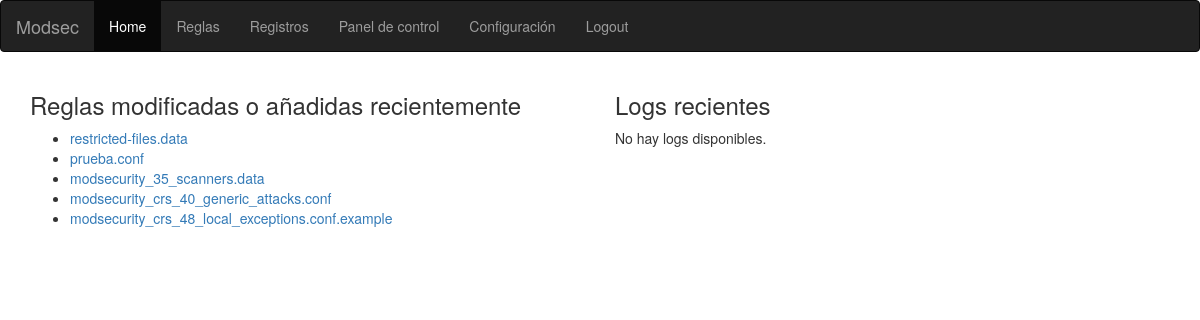
The page /modsec/ (signed in) on the database as committed earlier.
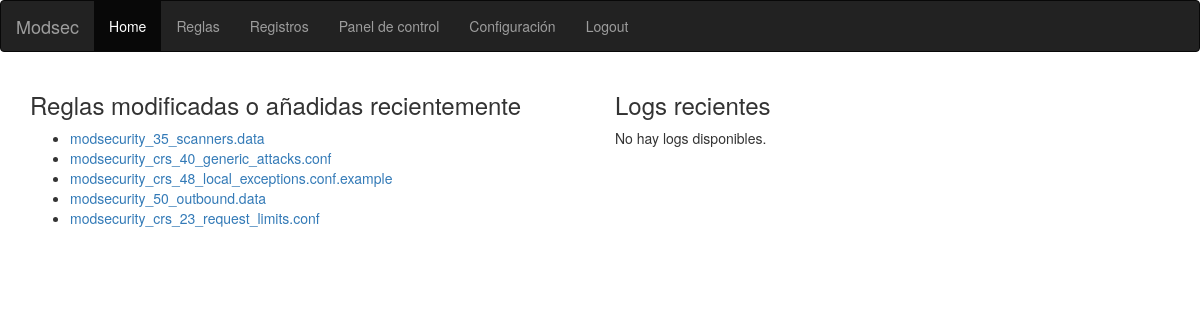
The same page on the database as committed later.
### modsec/models.py (models this page shows, shortened)
class Rule(models.Model):
    name= models.CharField(max_length=200)
    text= RichTextField(config_name='default',extra_plugins=['codesnippet'],)
    lastMod=models.DateTimeField(default=timezone.now)
    path=models.ForeignKey(Path,on_delete=models.CASCADE)

### modsec/views.py (the view)
@login_required(login_url='/modsec/login')
def index(request):
    ultimos_logs = Log.objects.order_by('-date')[:5]
    reglas_recientes= Rule.objects.order_by('-lastMod')[:5]
    aux ={'reglas_recientes': reglas_recientes,'ultimos_logs':ultimos_logs }
    return render(request, 'modsec/index.html', aux)

### modsec/templates/modsec/index.html (shortened to what this page needs)
<!DOCTYPE html>
<html lang="en">
<head>
  <link rel="stylesheet" href="https://maxcdn.bootstrapcdn.com/bootstrap/3.3.7/css/bootstrap.min.css">
</head>
<body>
<nav class="navbar navbar-inverse">
  <div class="container-fluid">
    <div class="navbar-header">
      <a class="navbar-brand" href="/modsec/">Modsec</a>
    </div>
    <ul class="nav navbar-nav">
      <li class="active"><a href="/modsec/">Home</a></li>
      <li><a href="/modsec/rules/">Reglas</a></li>
      <li><a href="/modsec/logs/">Registros</a></li>
      <li><a href="/modsec/dashboard/">Panel de control</a></li>
      <li><a href="/modsec/conf/">Configuración</a></li>
      <li><a href="/modsec/logout/">Logout</a></li>
    </ul>
  </div>
</nav>
<div class="container">
		<div class="row">
			<div class="col-sm-6">
				<h3>Reglas modificadas o añadidas recientemente</h3>
				{% if reglas_recientes %}
				    <ul>
				    {% for rule in reglas_recientes %}
				        <li><a href="/modsec/showRule/{{ rule.id }}/">{{ rule.name }}</a></li>
				    {% endfor %}
				    </ul>
				{% else %}
				    <p>No hay reglas.</p>
				{% endif %}
			</div>
			<div class="col-sm-6">
				<h3>Logs recientes</h3>
				{% if ultimos_logs %}
				    <ul>
				    {% for log in ultimos_logs %}
				        <li><a href="/modsec/showLog/{{ log.id }}/">{{ log.date }}</a></li>
				    {% endfor %}
				    </ul>
				{% else %}
				    <p>No hay logs disponibles.</p>
				{% endif %}
			</div>
		</div>
</div>
</body>
</html>

Rows that differ between the two databases and show on the page:
removed Rule: name "restricted-files.data"
removed Rule: name "prueba.conf"
now on this page (row unchanged): Rule: name "modsecurity_50_outbound.data"
now on this page (row unchanged): Rule: name "modsecurity_crs_23_request_limits.conf"
